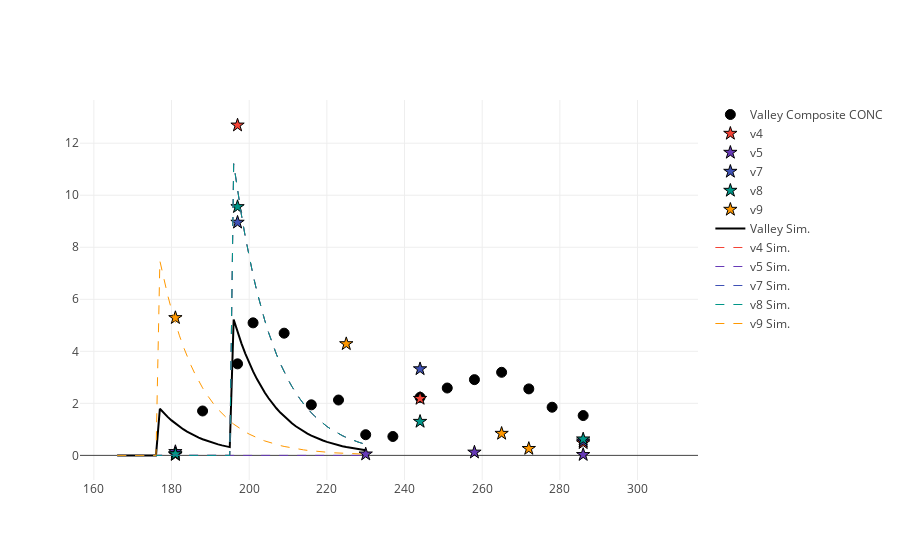

Notebook cell for this chart:
### Code cell
%matplotlib inline
import plotlycred
figname = 'Soils' + variable + transect + '.png'

online = False
if online:
    # fig = py.iplot(data) 
    fig = go.Figure(data=data) # , layout=layout)
    py.image.save_as(fig, filename=figname)
else:
    iplot(data)
